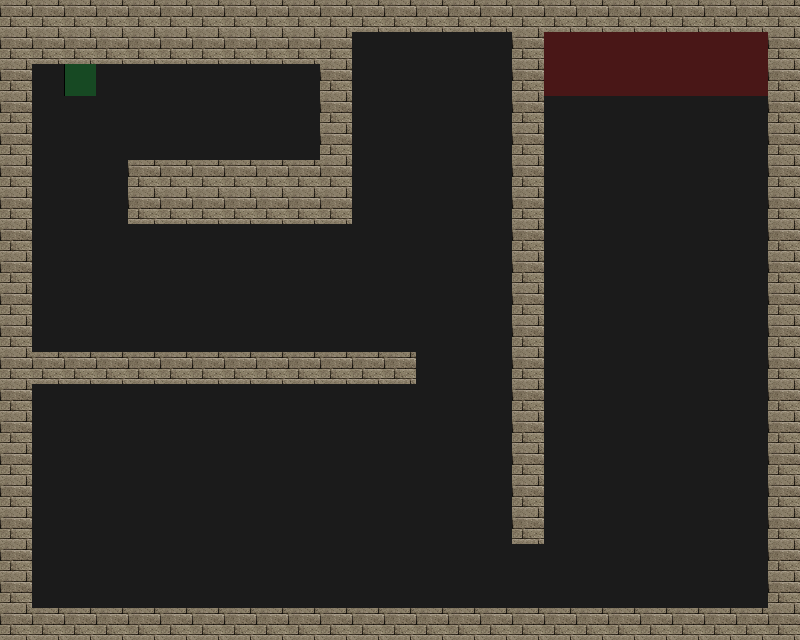

A 2D game scene composited from a Tiled map and its tileset images. What follows is a short description and the map's XML, with every tile layer's data as written:
An orthogonal 25x20 tile map with 32x32 px tiles, 4 tile layers (Road, Trap, Wall, Utility), 4 tilesets.

<map version="2017.05.16" orientation="orthogonal" renderorder="right-down" width="25" height="20" tilewidth="32" tileheight="32" nextobjectid="1">
 <tileset firstgid="1" source="tilesets/meta.tsx" />
 <tileset firstgid="3" source="tilesets/road.tsx" />
 <tileset firstgid="4" source="tilesets/traps.tsx" />
 <tileset firstgid="196" source="tilesets/wallsandroofs.tsx" />
 <layer name="Road" width="25" height="20">
  <data encoding="csv">
3,3,3,3,3,3,3,3,3,3,3,3,3,3,3,3,3,3,3,3,3,3,3,3,3,
3,3,3,3,3,3,3,3,3,3,3,3,3,3,3,3,3,3,3,3,3,3,3,3,3,
3,3,3,3,3,3,3,3,3,3,3,3,3,3,3,3,3,3,3,3,3,3,3,3,3,
3,3,3,3,3,3,3,3,3,3,3,3,3,3,3,3,3,3,3,3,3,3,3,3,3,
3,3,3,3,3,3,3,3,3,3,3,3,3,3,3,3,3,3,3,3,3,3,3,3,3,
3,3,3,3,3,3,3,3,3,3,3,3,3,3,3,3,3,3,3,3,3,3,3,3,3,
3,3,3,3,3,3,3,3,3,3,3,3,3,3,3,3,3,3,3,3,3,3,3,3,3,
3,3,3,3,3,3,3,3,3,3,3,3,3,3,3,3,3,3,3,3,3,3,3,3,3,
3,3,3,3,3,3,3,3,3,3,3,3,3,3,3,3,3,3,3,3,3,3,3,3,3,
3,3,3,3,3,3,3,3,3,3,3,3,3,3,3,3,3,3,3,3,3,3,3,3,3,
3,3,3,3,3,3,3,3,3,3,3,3,3,3,3,3,3,3,3,3,3,3,3,3,3,
3,3,3,3,3,3,3,3,3,3,3,3,3,3,3,3,3,3,3,3,3,3,3,3,3,
3,3,3,3,3,3,3,3,3,3,3,3,3,3,3,3,3,3,3,3,3,3,3,3,3,
3,3,3,3,3,3,3,3,3,3,3,3,3,3,3,3,3,3,3,3,3,3,3,3,3,
3,3,3,3,3,3,3,3,3,3,3,3,3,3,3,3,3,3,3,3,3,3,3,3,3,
3,3,3,3,3,3,3,3,3,3,3,3,3,3,3,3,3,3,3,3,3,3,3,3,3,
3,3,3,3,3,3,3,3,3,3,3,3,3,3,3,3,3,3,3,3,3,3,3,3,3,
3,3,3,3,3,3,3,3,3,3,3,3,3,3,3,3,3,3,3,3,3,3,3,3,3,
3,3,3,3,3,3,3,3,3,3,3,3,3,3,3,3,3,3,3,3,3,3,3,3,3,
3,3,3,3,3,3,3,3,3,3,3,3,3,3,3,3,3,3,3,3,3,3,3,3,3
</data>
 </layer>
 <layer name="Trap" width="25" height="20">
  <data encoding="csv">
0,0,0,0,0,0,0,0,0,0,0,0,0,0,0,0,0,0,0,0,0,0,0,0,0,
0,0,0,0,0,0,0,0,0,0,0,0,0,0,0,0,0,0,0,0,0,0,0,0,0,
0,0,0,0,0,0,0,0,0,0,0,0,0,0,0,0,0,0,0,0,0,0,0,0,0,
0,0,0,0,0,0,0,0,0,0,0,0,0,0,0,0,0,0,0,0,0,0,0,0,0,
0,0,0,0,0,0,0,0,0,0,0,0,0,0,0,0,0,0,0,0,0,0,0,0,0,
0,0,0,0,0,0,0,0,0,0,0,0,0,0,0,0,0,0,0,0,0,0,0,0,0,
0,0,0,0,0,0,0,0,0,0,0,0,0,0,0,0,0,0,0,0,0,0,0,0,0,
0,0,0,0,0,0,0,0,0,0,0,0,0,0,0,0,0,0,0,0,0,0,0,0,0,
0,0,0,0,0,0,0,0,0,0,0,0,0,0,0,0,0,0,0,0,0,0,0,0,0,
0,0,0,0,0,0,0,0,0,0,0,0,0,0,0,0,0,0,0,0,0,0,0,0,0,
0,0,0,0,0,0,0,0,0,0,0,0,0,0,0,0,0,0,0,0,0,0,0,0,0,
0,0,0,0,0,0,0,0,0,0,0,0,0,0,0,0,0,0,0,0,0,0,0,0,0,
0,0,0,0,0,0,0,0,0,0,0,0,0,0,0,0,0,0,0,0,0,0,0,0,0,
0,0,0,0,0,0,0,0,0,0,0,0,0,0,0,0,0,0,0,0,0,0,0,0,0,
0,0,0,0,0,0,0,0,0,0,0,0,0,0,0,0,0,0,0,0,0,0,0,0,0,
0,0,0,0,0,0,0,0,0,0,0,0,0,0,0,0,0,0,0,0,0,0,0,0,0,
0,0,0,0,0,0,0,0,0,0,0,0,0,0,0,0,0,0,0,0,0,0,0,0,0,
0,0,0,0,0,0,0,0,0,0,0,0,0,0,0,0,0,0,0,0,0,0,0,0,0,
0,0,0,0,0,0,0,0,0,0,0,0,0,0,0,0,0,0,0,0,0,0,0,0,0,
0,0,0,0,0,0,0,0,0,0,0,0,0,0,0,0,0,0,0,0,0,0,0,0,0
</data>
 </layer>
 <layer name="Wall" width="25" height="20">
  <data encoding="csv">
261,261,261,261,261,261,261,261,261,261,261,261,261,261,261,261,261,261,261,261,261,261,261,261,261,
261,261,261,261,261,261,261,261,261,261,261,0,0,0,0,0,261,0,0,0,0,0,0,0,261,
261,0,0,0,0,0,0,0,0,0,261,0,0,0,0,0,261,0,0,0,0,0,0,0,261,
261,0,0,0,0,0,0,0,0,0,261,0,0,0,0,0,261,0,0,0,0,0,0,0,261,
261,0,0,0,0,0,0,0,0,0,261,0,0,0,0,0,261,0,0,0,0,0,0,0,261,
261,0,0,0,261,261,261,261,261,261,261,0,0,0,0,0,261,0,0,0,0,0,0,0,261,
261,0,0,0,261,261,261,261,261,261,261,0,0,0,0,0,261,0,0,0,0,0,0,0,261,
261,0,0,0,0,0,0,0,0,0,0,0,0,0,0,0,261,0,0,0,0,0,0,0,261,
261,0,0,0,0,0,0,0,0,0,0,0,0,0,0,0,261,0,0,0,0,0,0,0,261,
261,0,0,0,0,0,0,0,0,0,0,0,0,0,0,0,261,0,0,0,0,0,0,0,261,
261,0,0,0,0,0,0,0,0,0,0,0,0,0,0,0,261,0,0,0,0,0,0,0,261,
261,261,261,261,261,261,261,261,261,261,261,261,261,0,0,0,261,0,0,0,0,0,0,0,261,
261,0,0,0,0,0,0,0,0,0,0,0,0,0,0,0,261,0,0,0,0,0,0,0,261,
261,0,0,0,0,0,0,0,0,0,0,0,0,0,0,0,261,0,0,0,0,0,0,0,261,
261,0,0,0,0,0,0,0,0,0,0,0,0,0,0,0,261,0,0,0,0,0,0,0,261,
261,0,0,0,0,0,0,0,0,0,0,0,0,0,0,0,261,0,0,0,0,0,0,0,261,
261,0,0,0,0,0,0,0,0,0,0,0,0,0,0,0,261,0,0,0,0,0,0,0,261,
261,0,0,0,0,0,0,0,0,0,0,0,0,0,0,0,0,0,0,0,0,0,0,0,261,
261,0,0,0,0,0,0,0,0,0,0,0,0,0,0,0,0,0,0,0,0,0,0,0,261,
261,261,261,261,261,261,261,261,261,261,261,261,261,261,261,261,261,261,261,261,261,261,261,261,261
</data>
 </layer>
 <layer name="Utility" width="25" height="20">
  <data encoding="csv">
0,0,0,0,0,0,0,0,0,0,0,0,0,0,0,0,0,0,0,0,0,0,0,0,0,
0,0,0,0,0,0,0,0,0,0,0,0,0,0,0,0,0,1,1,1,1,1,1,1,0,
0,0,2,0,0,0,0,0,0,0,0,0,0,0,0,0,0,1,1,1,1,1,1,1,0,
0,0,0,0,0,0,0,0,0,0,0,0,0,0,0,0,0,0,0,0,0,0,0,0,0,
0,0,0,0,0,0,0,0,0,0,0,0,0,0,0,0,0,0,0,0,0,0,0,0,0,
0,0,0,0,0,0,0,0,0,0,0,0,0,0,0,0,0,0,0,0,0,0,0,0,0,
0,0,0,0,0,0,0,0,0,0,0,0,0,0,0,0,0,0,0,0,0,0,0,0,0,
0,0,0,0,0,0,0,0,0,0,0,0,0,0,0,0,0,0,0,0,0,0,0,0,0,
0,0,0,0,0,0,0,0,0,0,0,0,0,0,0,0,0,0,0,0,0,0,0,0,0,
0,0,0,0,0,0,0,0,0,0,0,0,0,0,0,0,0,0,0,0,0,0,0,0,0,
0,0,0,0,0,0,0,0,0,0,0,0,0,0,0,0,0,0,0,0,0,0,0,0,0,
0,0,0,0,0,0,0,0,0,0,0,0,0,0,0,0,0,0,0,0,0,0,0,0,0,
0,0,0,0,0,0,0,0,0,0,0,0,0,0,0,0,0,0,0,0,0,0,0,0,0,
0,0,0,0,0,0,0,0,0,0,0,0,0,0,0,0,0,0,0,0,0,0,0,0,0,
0,0,0,0,0,0,0,0,0,0,0,0,0,0,0,0,0,0,0,0,0,0,0,0,0,
0,0,0,0,0,0,0,0,0,0,0,0,0,0,0,0,0,0,0,0,0,0,0,0,0,
0,0,0,0,0,0,0,0,0,0,0,0,0,0,0,0,0,0,0,0,0,0,0,0,0,
0,0,0,0,0,0,0,0,0,0,0,0,0,0,0,0,0,0,0,0,0,0,0,0,0,
0,0,0,0,0,0,0,0,0,0,0,0,0,0,0,0,0,0,0,0,0,0,0,0,0,
0,0,0,0,0,0,0,0,0,0,0,0,0,0,0,0,0,0,0,0,0,0,0,0,0
</data>
 </layer>
</map>
